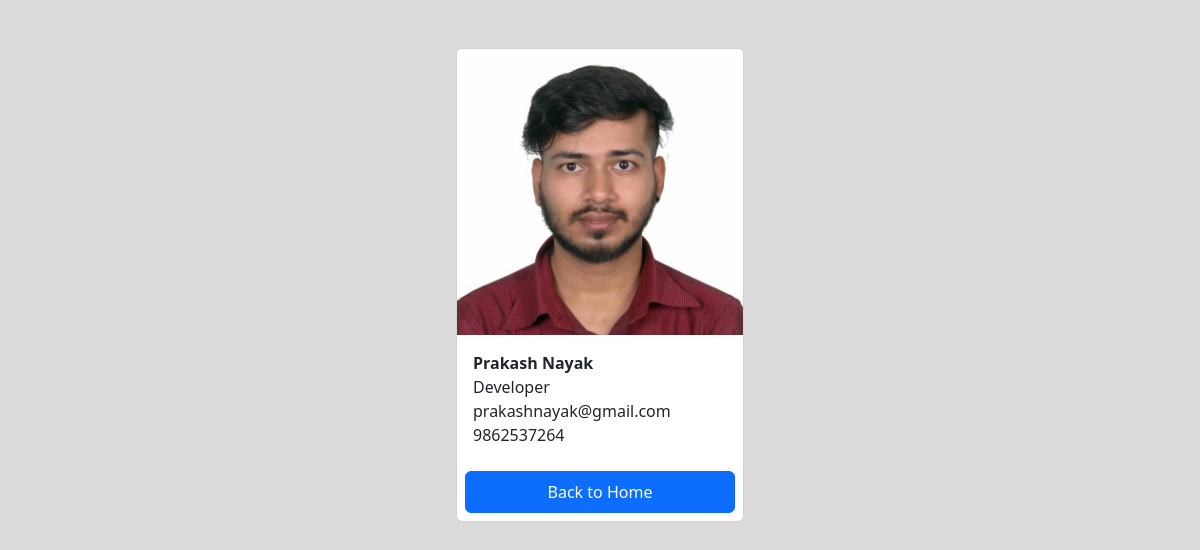
The page /employees/1/ on the database its author committed.
### employees/models.py (models this page shows, shortened)
class Employee(models.Model):
    first_name = models.CharField(max_length=100)
    last_name = models.CharField(max_length=100)
    photo = models.ImageField(upload_to='images')
    designation = models.CharField(max_length=100)
    email_address = models.EmailField(max_length=100, unique=True)
    phone_number = models.CharField(max_length=10, blank=True, null=True)
    created_at = models.DateTimeField(auto_now_add=True)
    updated_at = models.DateTimeField(auto_now=True)  # Use auto_now for updated_at

### employees/views.py (the view)
# urls.py: urlpatterns = [path("<int:pk>/", views.employee_detail, name="employee_detail")]
def employee_detail(request, pk):
    employee = get_object_or_404(Employee, pk=pk)
    context = {"employee": employee}
    return render(request, "employee_detail.html", context)

### templates/employee_detail.html (shortened to what this page needs)
{% load static %}
<!DOCTYPE html>
<html>
  <head>
    <link href="https://cdn.jsdelivr.net/npm/bootstrap@5.3.2/dist/css/bootstrap.min.css" rel="stylesheet" />
    <link rel="stylesheet" href="{% static 'css/style.css' %}" />
  </head>
  <body>
    <div class="container">
        <div class="card mx-auto m-5" style="width: 18rem;">
            <img src="{{employee.photo.url}}" class="card-img-top" alt="...">
            <div class="card-body">
              <p class="card-text m-0 fw-bold">{{employee.first_name}} {{employee.last_name}}</p>
              <p class="card-text m-0 ">{{employee.designation}}</p>
              <p class="card-text m-0 ">{{employee.email_address}}</p>
              <p class="card-text m-0 ">{{employee.phone_number}}</p>
            </div>
            <a href="{% url 'home' %}" class="btn btn-primary p-2 m-2">Back to Home</a>
          </div>
    </div>
  </body>
</html>

### mysite/static/css/style.css (style rules this page uses)
body { background-color: #dbdbdb; }

### rows shown on the page
Employee: photo (picture), first_name "Prakash", last_name "Nayak", designation "Developer", email_address "prakashnayak@gmail.com", phone_number "9862537264"
